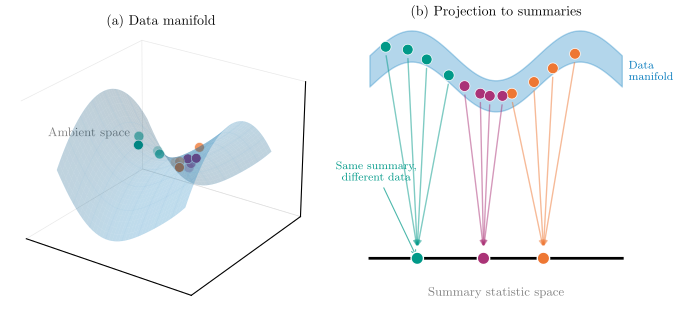

Write the Python code that produced this figure.
"""
Two-panel figure showing:
(a) Data manifold in ambient space
(b) Projection to summary statistics - multiple points mapping to same summary
"""

import matplotlib.pyplot as plt
import numpy as np
from pathlib import Path
from mpl_toolkits.mplot3d import Axes3D

# Load publication style
plt.style.use(Path("~/.claude/skills/matplotlib-publication/matplotlibrc").expanduser())

# Column widths
DOUBLE_COL = 6.75

# Colors
COLORS = {
    'blue': '#0077BB',
    'orange': '#EE7733',
    'teal': '#009988',
    'red': '#CC3311',
    'magenta': '#EE3377',
    'gray': '#BBBBBB',
    'purple': '#AA3377',
}

# Create figure with two panels
fig = plt.figure(figsize=(DOUBLE_COL, 3.2))

# Panel (a): Manifold in ambient space
ax1 = fig.add_subplot(121, projection='3d')

# Create manifold surface
u = np.linspace(-2, 2, 40)
v = np.linspace(-2, 2, 40)
U, V = np.meshgrid(u, v)
X = U
Y = V
Z = 0.3 * (U**2 - V**2) + 0.2 * np.sin(U * 1.5)

# Plot surface
ax1.plot_surface(X, Y, Z, alpha=0.25, color=COLORS['blue'],
                 edgecolor='none', antialiased=True)
ax1.plot_wireframe(X, Y, Z, alpha=0.1, color=COLORS['blue'],
                   linewidth=0.3, rstride=5, cstride=5)

# Generate points in GROUPS (same color = same summary)
np.random.seed(123)

# Group 1: teal - these will map to same summary
g1_u = np.array([-1.2, -0.8, -1.0, -0.6])
g1_v = np.array([0.5, 0.8, 0.2, 0.6])
g1_x, g1_y = g1_u, g1_v
g1_z = 0.3 * (g1_u**2 - g1_v**2) + 0.2 * np.sin(g1_u * 1.5)

# Group 2: orange - these will map to same summary
g2_u = np.array([0.8, 1.2, 1.0, 0.6])
g2_v = np.array([-0.5, -0.2, -0.8, -0.4])
g2_x, g2_y = g2_u, g2_v
g2_z = 0.3 * (g2_u**2 - g2_v**2) + 0.2 * np.sin(g2_u * 1.5)

# Group 3: purple - these will map to same summary
g3_u = np.array([0.0, 0.3, -0.2, 0.1])
g3_v = np.array([1.2, 1.0, 1.4, 0.9])
g3_x, g3_y = g3_u, g3_v
g3_z = 0.3 * (g3_u**2 - g3_v**2) + 0.2 * np.sin(g3_u * 1.5)

# Plot groups with different colors
ax1.scatter(g1_x, g1_y, g1_z, c=COLORS['teal'], s=50, edgecolors='white', linewidths=0.5, zorder=10)
ax1.scatter(g2_x, g2_y, g2_z, c=COLORS['orange'], s=50, edgecolors='white', linewidths=0.5, zorder=10)
ax1.scatter(g3_x, g3_y, g3_z, c=COLORS['purple'], s=50, edgecolors='white', linewidths=0.5, zorder=10)

# Settings for panel a
ax1.set_xlim([-2.5, 2.5])
ax1.set_ylim([-2.5, 2.5])
ax1.set_zlim([-1.5, 1.5])
ax1.set_xticks([])
ax1.set_yticks([])
ax1.set_zticks([])
ax1.view_init(elev=25, azim=-55)

# Labels
ax1.text2D(0.5, 0.95, "(a) Data manifold", transform=ax1.transAxes,
           fontsize=10, ha='center', fontweight='medium')
ax1.text(0, -3.2, 1.5, "Ambient space", fontsize=9, ha='center', color='gray')

# Make panes transparent
ax1.xaxis.pane.fill = False
ax1.yaxis.pane.fill = False
ax1.zaxis.pane.fill = False
ax1.xaxis.pane.set_edgecolor('lightgray')
ax1.yaxis.pane.set_edgecolor('lightgray')
ax1.zaxis.pane.set_edgecolor('lightgray')
ax1.grid(True, alpha=0.15)

# Panel (b): Projection to summary space
ax2 = fig.add_subplot(122)

# Draw a schematic manifold (curved band) at top
theta = np.linspace(0, np.pi, 100)
manifold_x = np.linspace(0.1, 0.9, 100)
manifold_y_top = 0.85 + 0.08 * np.sin(3 * theta)
manifold_y_bot = 0.75 + 0.08 * np.sin(3 * theta)

ax2.fill_between(manifold_x, manifold_y_bot, manifold_y_top,
                  color=COLORS['blue'], alpha=0.3, edgecolor=COLORS['blue'], linewidth=1)

# Points on manifold (same groups as panel a)
# Group 1 positions on schematic manifold
g1_mx = np.array([0.15, 0.22, 0.28, 0.35])
g1_my = 0.80 + 0.08 * np.sin(3 * np.pi * g1_mx)

# Group 2 positions
g2_mx = np.array([0.55, 0.62, 0.68, 0.75])
g2_my = 0.80 + 0.08 * np.sin(3 * np.pi * g2_mx)

# Group 3 positions
g3_mx = np.array([0.40, 0.45, 0.48, 0.52])
g3_my = 0.80 + 0.08 * np.sin(3 * np.pi * g3_mx)

# Plot points on manifold
ax2.scatter(g1_mx, g1_my, c=COLORS['teal'], s=60, edgecolors='white', linewidths=0.5, zorder=10)
ax2.scatter(g2_mx, g2_my, c=COLORS['orange'], s=60, edgecolors='white', linewidths=0.5, zorder=10)
ax2.scatter(g3_mx, g3_my, c=COLORS['purple'], s=60, edgecolors='white', linewidths=0.5, zorder=10)

# Summary statistic line at bottom
summary_y = 0.2
ax2.plot([0.1, 0.9], [summary_y, summary_y], 'k-', linewidth=2)
ax2.text(0.5, 0.08, "Summary statistic space", fontsize=9, ha='center', color='gray')

# Draw projection arrows and points
# All points in a group map to ONE summary point

# Group 1 -> single summary point
s1_x = 0.25
for mx, my in zip(g1_mx, g1_my):
    ax2.annotate('', xy=(s1_x, summary_y + 0.03), xytext=(mx, my - 0.02),
                 arrowprops=dict(arrowstyle='->', color=COLORS['teal'], alpha=0.5, lw=1))
ax2.scatter([s1_x], [summary_y], c=COLORS['teal'], s=80, edgecolors='white', linewidths=1, zorder=10)

# Group 2 -> single summary point
s2_x = 0.65
for mx, my in zip(g2_mx, g2_my):
    ax2.annotate('', xy=(s2_x, summary_y + 0.03), xytext=(mx, my - 0.02),
                 arrowprops=dict(arrowstyle='->', color=COLORS['orange'], alpha=0.5, lw=1))
ax2.scatter([s2_x], [summary_y], c=COLORS['orange'], s=80, edgecolors='white', linewidths=1, zorder=10)

# Group 3 -> single summary point
s3_x = 0.46
for mx, my in zip(g3_mx, g3_my):
    ax2.annotate('', xy=(s3_x, summary_y + 0.03), xytext=(mx, my - 0.02),
                 arrowprops=dict(arrowstyle='->', color=COLORS['purple'], alpha=0.5, lw=1))
ax2.scatter([s3_x], [summary_y], c=COLORS['purple'], s=80, edgecolors='white', linewidths=1, zorder=10)

# Labels
ax2.text(0.5, 0.98, "(b) Projection to summaries", fontsize=10, ha='center',
         fontweight='medium', transform=ax2.transAxes)

ax2.text(0.92, 0.80, "Data\nmanifold", fontsize=8, ha='left', va='center', color=COLORS['blue'])

# Key insight annotation
ax2.annotate("Same summary,\ndifferent data",
             xy=(s1_x, summary_y), xytext=(0.12, 0.45),
             fontsize=8, ha='center', color=COLORS['teal'],
             arrowprops=dict(arrowstyle='->', color=COLORS['teal'], alpha=0.7, lw=0.8))

# Clean up panel b
ax2.set_xlim([0, 1])
ax2.set_ylim([0, 1])
ax2.axis('off')

plt.tight_layout()

# Save
save_path = Path("/Users/smsharma/Projects/ds595-ai4science/notes/chapters/03-neural-networks/figures/manifold_and_summaries.pdf")
fig.savefig(save_path, bbox_inches='tight', pad_inches=0.05)
fig.savefig(save_path.with_suffix('.png'), dpi=200, bbox_inches='tight', pad_inches=0.05)
print(f"Saved to {save_path}")

plt.show()
